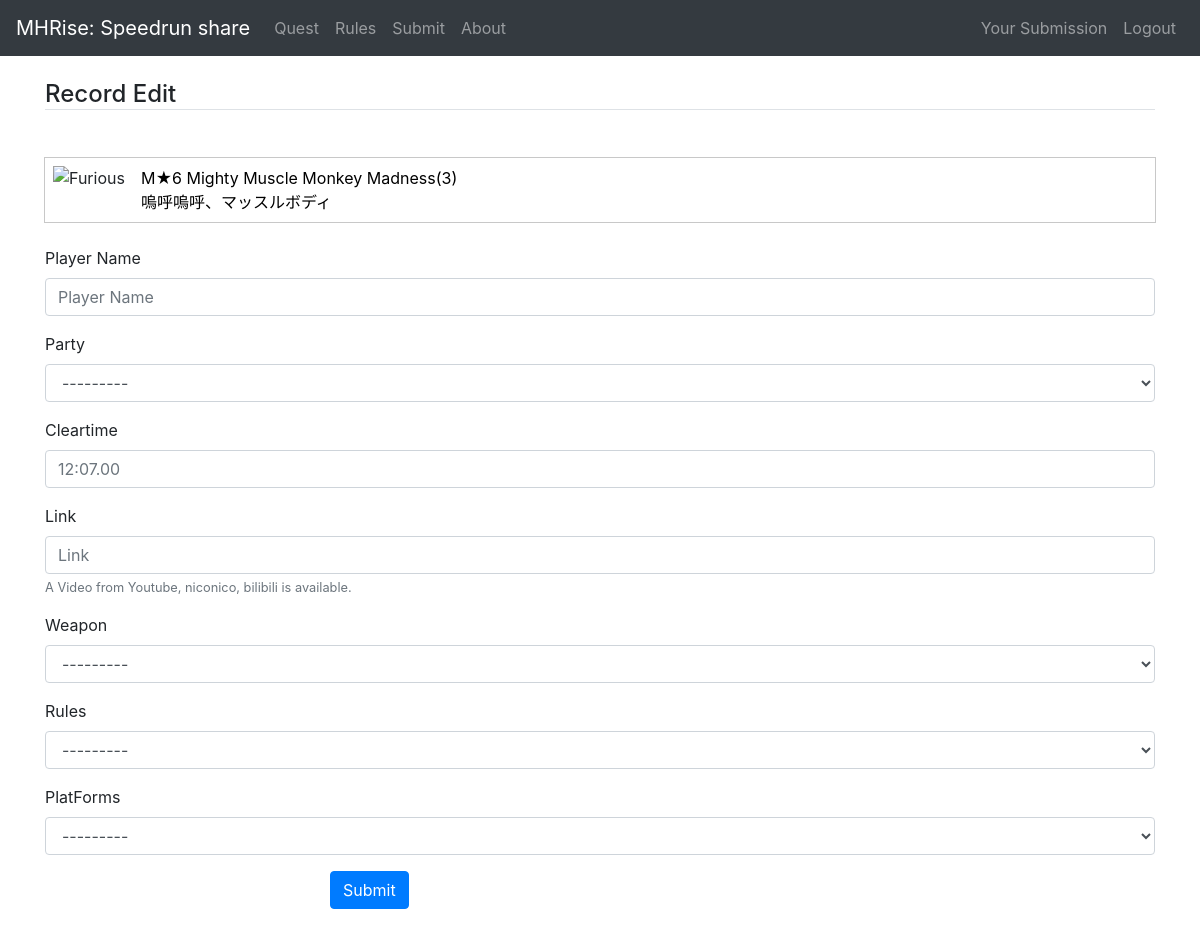
Page /cms/record/add/2/ (signed in) on the earlier database version.
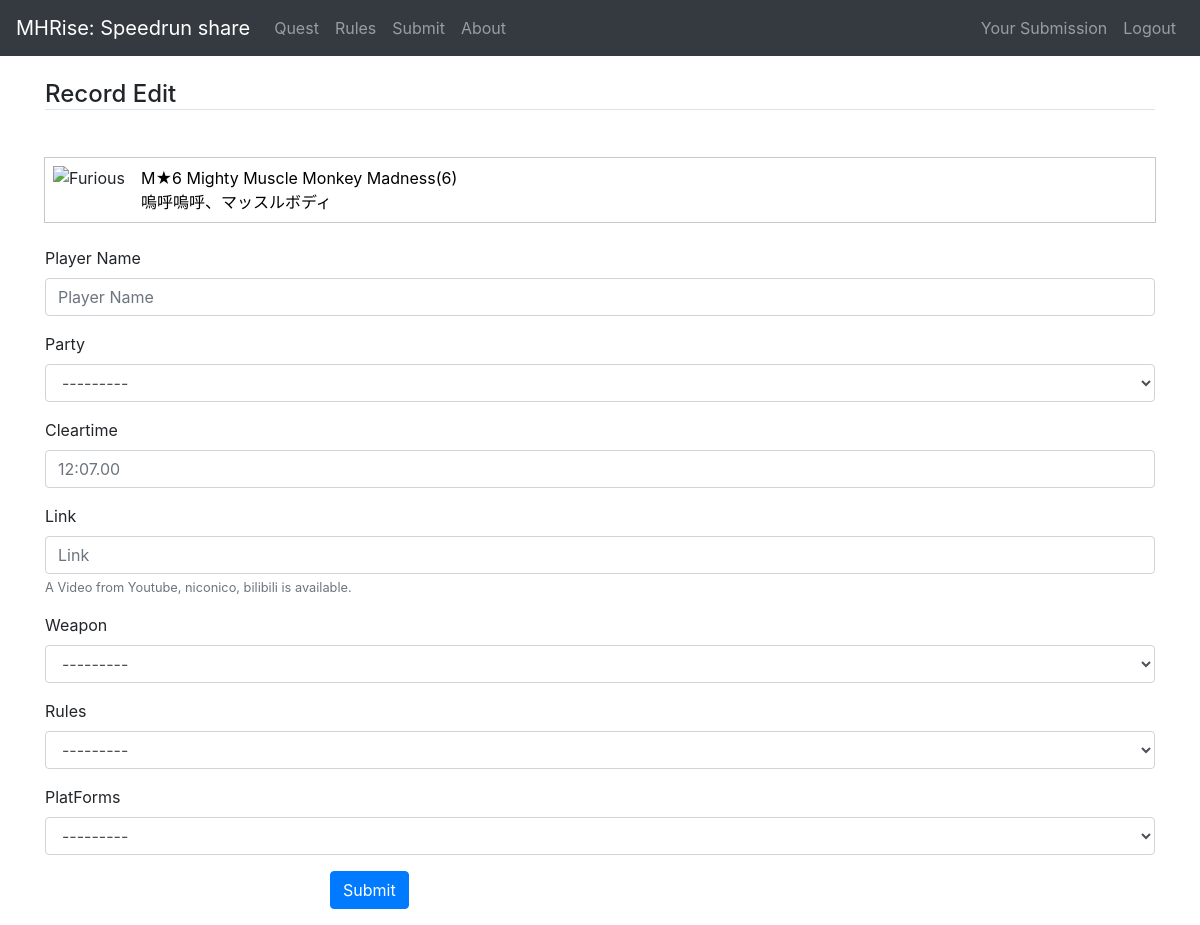
Same page on the later database version.
### cms/models.py (models this page shows, shortened)
class Quest(models.Model):
    questname = models.CharField('Quest Name', max_length=255)
    questname_j = models.CharField('Quest Name japanese', max_length=255)
    rank = models.CharField('Quest Rank', max_length=255)
    priority = models.PositiveIntegerField('Priority in quest page', default=0)
    target = models.ForeignKey(Target, verbose_name='Target', related_name='quests', on_delete=models.SET_NULL, null=True)
    recordnum = models.IntegerField('Number of record of this quest', default=0)

### cms/views.py (the view)
# urls.py: path('record/add/<int:quest_id>/', views.record_edit, name='record_add'), # add
@login_required
def record_edit(request, quest_id, record_id=None, conf=None):
    quest = get_object_or_404(Quest, pk=quest_id)
    user = request.user
    print(user.username)
    if record_id:
        record = get_object_or_404(Record, pk=record_id)
        if record.submitter != user:
            print("permission denyed")
            return redirect('cms:record_list', quest_id=quest_id, party='solo', weapon='all', rule='all', platform='switch')
    else:
        record = Record()
    if request.method == 'POST':
        form = RecordForm(request.POST, instance=record)
        if conf == 1 or not form.is_valid():
            return render(request, 'cms/record_edit.html', dict(form=form, quest_id=quest_id, record_id=record_id, noconf=1, quest=quest))
        if form.is_valid():
            record = form.save(commit=False)
            client_addr, _ = get_client_ip(request)
            record.ipaddr = client_addr
            record.quest = quest
            record.submitter = user
            record.save()
            return redirect('cms:record_list', quest_id=quest_id, party='solo', weapon='all', rule='all', platform='switch')
    else: # GET
        record.quest = quest
        form = RecordForm(instance=record)
    return render(request, 'cms/record_edit.html', dict(form=form, quest_id=quest_id, record_id=record_id, quest=quest, user=user))

### cms/forms.py
class RecordForm(ModelForm):
    class Meta:
        model = Record
        fields = ('quest', 'runner', 'party', 'cleartime', 'link', 'weapon', 'rules', 'platform', 'problems',)
        widgets = {
            'cleartime': forms.TextInput(attrs={'placeholder': '12:07.00'}),
            'quest': forms.HiddenInput(),
            'problems': forms.HiddenInput(),
        }

### cms/models.py (called while the page is built)
    def  __str__(self):
        return self.name

### cms/templates/cms/record_edit.html (shortened to what this page needs)
{% extends "cms/base.html" %}
{% load i18n static %}
{% load bootstrap4 %}
{% block extra_css %}
<link rel="stylesheet" href="{% static 'cms/css/quest-card.css' %}">
{% endblock %}
{% block content %}
    <h4 class="mt-4 mb-5 border-bottom">Record Edit</h4>
    <div class="quest-card" style="margin:6px 0px 24px 0px;">
        {% with 'cms/monster_icon/'|add:quest.target.imagepath as image_static %}
        <img src="{% static image_static %}" alt={{quest.target.monstername}}>
        {% endwith %}
        <div class="quest-card__link">
            <a href="{% url 'cms:record_list' quest_id=quest.id party='solo' weapon='all' rule='all' platform='switch' %}">{{ quest.rank }} {{ quest.questname}}<span>({{ quest.recordnum }})</span><br>
            {{ quest.questname_j }}
            </a>
        </div>
    </div>
    {% if record_id %}
      {% if noconf %}
      <form action="{% url 'cms:record_mod' quest_id=quest_id record_id=record_id %}" method="post">
      {% else %}
      <form action="{% url 'cms:record_mod' quest_id=quest_id record_id=record_id conf=1 %}" method="post">
      {% endif %}
    {% else %}
      {% if noconf %}
      <form action="{% url 'cms:record_add' quest_id=quest_id %}" method="post">
      {% else %}
      <form action="{% url 'cms:record_add' quest_id=quest_id conf=1 %}" method="post">
      {% endif %}
    {% endif %}
      {% bootstrap_form form layout='horizontal' %}
      <div class="form-group row">
        <div class="offset-md-3 col-md-9">
          <button type="submit" class="btn btn-primary">Submit</button>
        </div>
      </div>
    </form>
{% endblock content %}

Differences in the rows shown:
changed Quest "Mighty Muscle Monkey Madness": recordnum "3" → "6"
